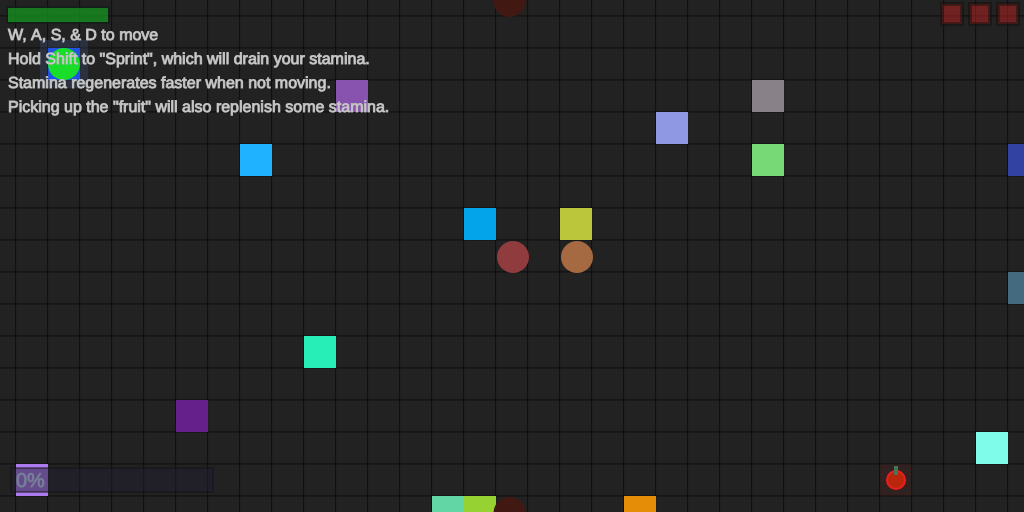
Frame 1 (no input)
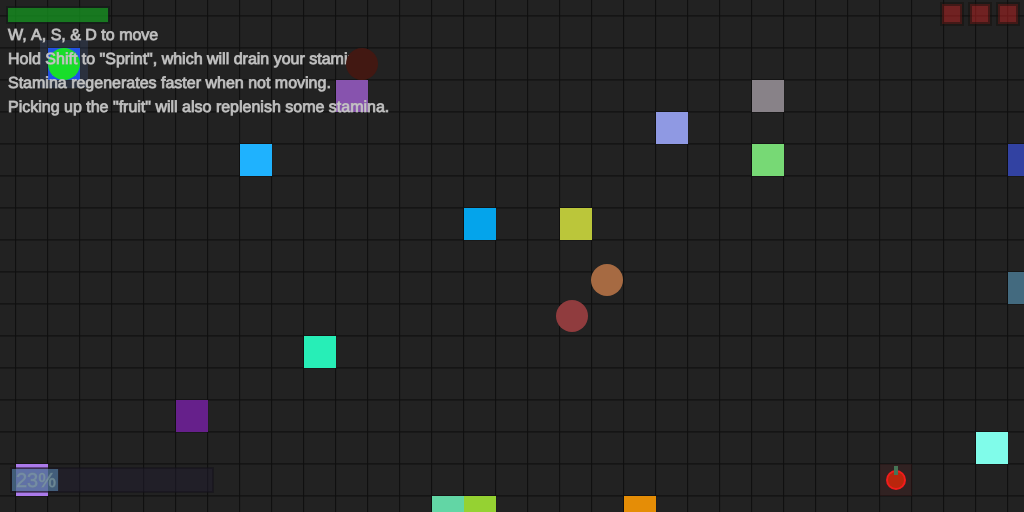
Frame 60 (no input)
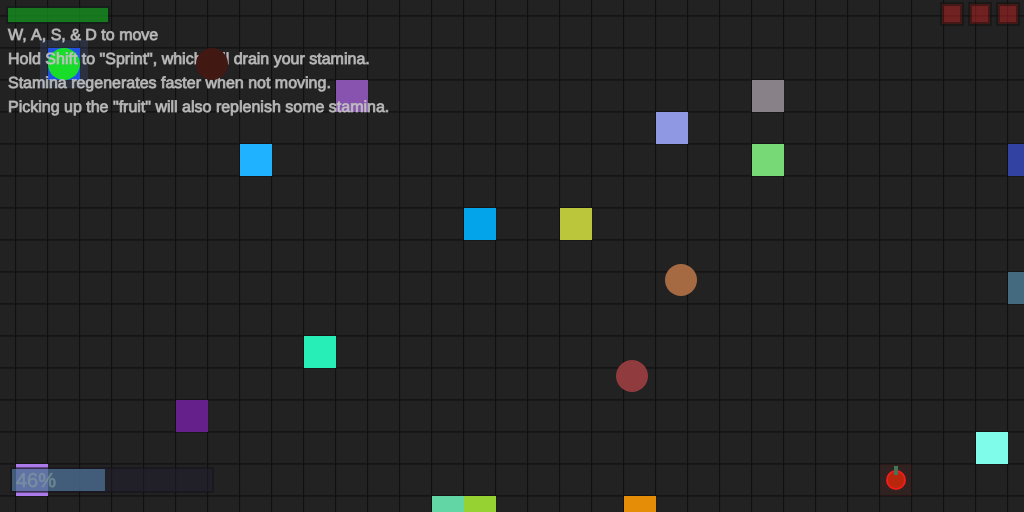
Frame 120 (the mouse pressed at the canvas centre since frame 60)

The p5.js sketch that drew these frames (run headless with seeded random() and noise() and a simulated clock; from frame 60 on, the mouse is pressed at the canvas centre):

// p5.js sketch
// ── sketch.js
var x = 64;               //  Noticed Bugs:
var y = 64;               // -Enemy pushing player into edge of canvas can cause player & enemy to overlap, getting the player somewhat stuck (not inescapable).
var playerCoords;         // -Enemy push player into/through objects.
var diameter = 32;        // -Spawning object ontop the player won't push player out (likely becuase it gets stuck being teleported back & forth between them - ?).
var radius = diameter/2;
var healthMax = 3;
var health = 3;

                              //  To Do / Additional Ideas:
var initialPlayerSpeed = 3;   //
var playerSpeed = 3;          //X Enemy Colision and winState 2 (make it possible to lose)
var playerRunSpeed = 6;       //X Mouse Object Collision
var staminaMax = 1024;        //  Deleting oldest mouse object once trying to place more than some amount
var stamina = 1024;           //  More enemies (which act differently)
var staminaConsumption = 6;   //  Timer? (Limited time or just recording how long it took to finish?)
var staminaRecovery = 2;      //X Victory Progression Bar
var playerWalkSpeed = 1;      //  More Fruit? Different Fruit?
                              //  Have enemies grow larger if they collide with the fruit.
var enemyDiameter = 32;       //X Integrate updated systems from sketch2.js (object placement, collision, background grid)
var cEnemy;                   //X Enemy collision with mouse objects.
var cEnemyR;                  //  Allow enemies to comprehend the concept of going around an obstacle.

var fruitx = (Math.floor(Math.random() * 31) + 1) * 32;
var fruity = (Math.floor(Math.random() * 15) + 1) * 32;
var fruitDiameter = 20;
var fruitCollected = 0;
var fruitStamina = 256;

var mousex;
var mousey;
let mouseObjNum = [];

var controlsOpacity = 255;
var winOpacity = 0;

var exitX = (Math.floor(Math.random() * 32) + 1) * 32;
var exitY = (Math.floor(Math.random() * 16) + 1) * 32;
var exitWin = 0;
var exitWinMax = 256;
var exitWinSpeed = 1;
var winState = 0;
var gm = false;
var pause = false;
let keyLog = [];
let keyCombo = [38, 38, 40, 40, 37, 39, 37, 39, 66, 65, 13];

let cellStates = [];
let cellCoords = [];
var cellNumber;

var tsRadius = 16;
var cCoords;
var cdistance;
var cxRDistance;
var cxLDistance;
var cyTDistance;
var cyBDistance;

var randObjNum = 16;
let randObjCoords = [];
let randObjColor = [];


class enemy {
  constructor(xCoord, yCoord, xSpeed, ySpeed, baseSpeed, speedMax, radius, color) {
    this.x = xCoord;
    this.y = yCoord;
    this.xSpeed = xSpeed;
    this.ySpeed = ySpeed;
    this.baseSpeed = baseSpeed;
    this.speedMax = speedMax;
    this.radius = radius;
    this.color = color;
  }

  movement1() {
    if (winState == 0 && pause == false) {
      if (x-1024 - this.x > this.x - x) {
        this.x -= this.xSpeed;
      } else if ((x+1024) - this.x < this.x - x) {
        this.x += this.xSpeed
      } else if (this.x < x) {
        this.x += this.xSpeed;
      } else if (this.x > x) {
        this.x -= this.xSpeed;
      }
      if (y-512 - this.y > this.y - y) {
        this.y -= this.ySpeed;
      } else if ((y+512) - this.y < this.y - y) {
        this.y += this.ySpeed
      } else if (this.y < y) {
        this.y += this.ySpeed;
      } else if (this.y > y) {
        this.y -= this.ySpeed;
      }
    }
  }

  movement2() {
    if (winState == 0 && pause == false) {
      if (Math.floor(Math.random()*256) == Math.floor(Math.random()*256)) {
        this.xSpeed += 1;
      }
      if (Math.floor(Math.random()*256) == Math.floor(Math.random()*256)) {
        this.xSpeed -= 1;
      }
      if (Math.floor(Math.random()*256) == Math.floor(Math.random()*256)) {
        this.ySpeed += 1;
      }
      if (Math.floor(Math.random()*256) == Math.floor(Math.random()*256)) {
        this.ySpeed -= 1;
      }

      if (this.xSpeed > this.speedMax || this.xSpeed < -this.speedMax) {
        this.xSpeed = 0;
        this.ySpeed *= -1;
      }
      if (this.ySpeed > this.speedMax || this.ySpeed < -this.speedMax) {
        this.ySpeed = 0;
        this.xSpeed *= -1;
      }

      this.x += this.xSpeed;
      this.y += this.ySpeed;
    }
  }

  rubberband() {
    if (this.x < x) {
      this.speed = this.baseSpeed + ((x - this.x)/512);
    } else if (this.x > x) {
      this.speed = this.baseSpeed + ((this.x - x)/512);
    }
    if (this.y < y) {
      this.speed = this.baseSpeed + ((y - this.y)/256);
    } else if (this.y > y) {
      this.speed = this.baseSpeed + ((this.y - y)/256);
    }

    if (this.xspeed > this.speedMax+.2) {
      this.xSpeed = this.speedMax;
    } else if (this.xSpeed < -this.speedMax-.2) {
      this.xSpeed = -this.speedMax;
    } // Neither of these if statements should ever do anything, but I put them here as a failsafe.
    if (this.ySpeed > this.speedMax+.2) {
      this.ySpeed = this.speedMax;
    } else if (this.ySpeed < -this.speedMax-.2) {
      this.ySpeed = -this.speedMax;
    }
  }

  display() {
    fill(this.color.x, this.color.y, this.color.z);
    circle(this.x, this.y, this.radius*2);
    circle(this.x-1024, this.y, this.radius*2);
    circle(this.x+1024, this.y, this.radius*2);
    circle(this.x, this.y-512, this.radius*2);
    circle(this.x, this.y+512, this.radius*2);
  }

  mapWrap() {
    if (this.y > 512) {
      this.y = 1;
    } else if (this.y < 0) {
      this.y = 511;
    }
    if (this.x > 1024) {
      this.x = 1;
    } else if (this.x < 0) {
     this.x = 1023;
    }
  }

} // end of enemy class

var newEnemy1;
var newEnemy2;
var newEnemy3;


//--------------------------------------------------------------------------------------------------------------------------------|Debugging
function keyPressed() {
  if (key == 'p') {
    console.log('Player x range: ' + (x-(diameter/2)) + ' - ' + (x+(diameter/2)) + '; Player y range: ' + (y-(diameter/2)) + ' - ' + (y+(diameter/2)));
    //console.log('Player y range: ' + (y-(diameter/2)) + ' - ' + (y+(diameter/2)));
  } else if (key == 'o') {
    console.log('Fruit x range: ' + (fruitx-(fruitDiameter/2)) + ' - ' + (fruitx+(fruitDiameter/2)) + '; Fruit y range: ' + (fruity-(fruitDiameter/2)) + ' - ' + (fruity+(fruitDiameter/2)));
    //console.log('Fruit y range: ' + (fruity-(fruitDiameter/2)) + ' - ' + (fruity+(fruitDiameter/2)));
  } else if (key == 'l') {
    console.log('Player x location: ' + x + '; Player y location: ' + y);
  } else if (key == 'k') {
    console.log('Fruit x location: ' + fruitx + '; Fruit y location: ' + fruity);
  } else if (key == 'i') {
    //console.log((Math.floor(Math.random() * 10) + 1) * 32);
    console.log(Math.floor(Math.random() * 16) + 1);
    console.log((Math.floor(Math.random() * 6) + 1) * 16);
  } else if (key == 'u') {
    //console.log(cellStates.length);
    //console.log(cellStates);
    console.log(occupiedCell(x, y).x/32 + ',' + occupiedCell(x, y).y/32);
  } else if (key == 'j') {
    if (pause == false) {
      pause = 1;
    } else {  // toggles enemy movement - updated to not mess with winState & no longer pause enemy-player collision
      pause = 0;
    }
  } else if (key == 'g') {
    if (gm == false) {
      gm = true;
    } else {  // toggles enemy-player collision
      gm = false;
    }
  }

// functionally this doesn't really serve a purpose, I just wanted to see if I could detect a series of specific inputs
  if ((keyCode == 38 || keyLog[0] == 38) && keyLog.length < 11) {
    let newLength = keyLog.push(keyCode);
    console.log(keyLog);
  } else if (keyLog.length == 11) {
    var count = 0; // I originally just had if (keyLog == keyCombo, but that didn't seem to work.)
    for (var i = 0; i < 11; i++) {
      if (keyLog[i] == keyCombo[i]) {
        count++;
      }
    }
    if (count == 11) {
      gm = true;
      //console.log("gm enabled");
    } else {
      //console.log(keyLog);
      keyLog = [];
      count == 0;
    }
  }
}


//--------------------------------------------------------------------------------------------------------------------------------|Mouse Detect Selected Cell
function mouseClicked() {
  mousex = mouseX;
  mousey = mouseY;
  //console.log('Mouse x: ' + mouseX + '; Mouse y: ' + mouseY);
  for (var z = 0; z <= 512; z += 32) {
    for (var i = 0; i <= 1024; i += 32) {
      if (mousex>=i-16 && mousex<i+16 && mousey>=z-16 && mousey<z+16) {
        mouseCellX = i;
        mouseCellY = z;
        console.log('Mouse Cell X: ' + mouseCellX + '; Mouse Cell Y: ' + mouseCellY);
        let pos = cellCoords.indexOf(mouseCellX/32 + ',' + mouseCellY/32);
        console.log("CellCoords Index: " + pos);

        if (keyIsDown(17) && cellStates[pos]==0) {
          cellStates[pos] = 1;
        } else if (keyIsDown(17) && cellStates[pos]==1) {
          cellStates[pos] = 0;
        } else if (cellStates[pos]==0 && cellStates[pos-34]==0 && cellStates[pos-33]==0 && cellStates[pos-32]==0 && cellStates[pos-1]==0 && cellStates[pos+1]==0 && cellStates[pos+32]==0 && cellStates[pos+33]==0 && cellStates[pos+34]==0) {
          cellStates[pos] = 1;
          cellStates[pos-34] = 1;
          cellStates[pos-33] = 1;
          cellStates[pos-32] = 1;
          cellStates[pos-1] = 1;
          cellStates[pos+1] = 1;
          cellStates[pos+32] = 1;
          cellStates[pos+33] = 1;
          cellStates[pos+34] = 1;
        } else {
          if (cellStates[pos]==1) {cellStates[pos] = 0;}
          if (cellStates[pos-34]==1) {cellStates[pos-34] = 0;}
          if (cellStates[pos-33]==1) {cellStates[pos-33] = 0;}
          if (cellStates[pos-32]==1) {cellStates[pos-32] = 0;}
          if (cellStates[pos-1]==1) {cellStates[pos-1] = 0;}
          if (cellStates[pos+1]==1) {cellStates[pos+1] = 0;}
          if (cellStates[pos+32]==1) {cellStates[pos+32] = 0;}
          if (cellStates[pos+33]==1) {cellStates[pos+33] = 0;}
          if (cellStates[pos+34]==1) {cellStates[pos+34] = 0;}
        }
        console.log("CellState: " + cellStates[pos]);
      }
    }
  }
}


//--------------------------------------------------------------------------------------------------------------------------------|Setup Function
function setup() {
  createCanvas(1024, 512);

  newEnemy1 = new enemy(512, 512, 2.5, 2.5, 2.5, 4, 16, createVector(66, 24, 18));
  newEnemy2 = new enemy(576, 256, 1, 1, 1, 5, 16, createVector(166, 106, 66));
  newEnemy3 = new enemy(512, 256, 1, 1, 1, 5, 16, createVector(144, 60, 62));

  for (var yCoord = 0; yCoord <= 16; yCoord++) {
    for (var xCoord = 0; xCoord <= 32; xCoord++) {
      let newLength = cellStates.push(0);
    } // Both cellStates and the cellCoords have a length of 561.
  }

  for (var yCoord = 0; yCoord <= 16; yCoord++) {
    for (var xCoord = 0; xCoord <= 32; xCoord++) {
      let newLength = cellCoords.push(xCoord + ',' + yCoord);
    } // Fills the cellCoords array with the x & y coordinate for each array item, which can then be referenced to return the index number.
  }   // The index number can then be put into cellStates to find and/or edit the item associated with the appropriate cell.

  RandObjLocations();
}

//--------------------------------------------------------------------------------------------------------------------------------|Draw Function
function draw() {
  background(32);
  playerCoords = createVector(x, y);

  debugGrid();
  debugShowOccupiedCell(x, y);

  createFruit();
  createMouseObject();
  createRandObjects();
  createExit();
  createPlayer();

  //createEnemy1();
  //createEnemy2();

  createStaminaBar();
  createWinProgressBar();
  createControlsText();
  createWinText();

  staminaSystem();
  healthSystem();
  playerMovement();
  mapWrapPlayer();

  collisionFruit();
  collisionExit();
  collisionEnemyObjects();
  collisionEnemy2Objects();
  if (gm == false) {
    collisionEnemyPlayer(newEnemy1);
    collisionEnemyPlayer(newEnemy2);
    collisionEnemyPlayer(newEnemy3);
  }

  if (pause == false) {
    newEnemy1.movement1();
    newEnemy2.movement2();
    newEnemy3.movement2();
  }

  newEnemy1.rubberband();
  newEnemy1.mapWrap();
  newEnemy1.display();
  newEnemy2.rubberband();
  newEnemy2.mapWrap();
  newEnemy2.display();
  newEnemy3.rubberband();
  newEnemy3.mapWrap();
  newEnemy3.display();

  newPlayerObjectCollision();

  //debugCellNumbering();
  debugShowNearCollidableObjects()

} // Draw Function Closing


//--------------------------------------------------------------------------------------------------------------------------------|Collision Detection
function collisionDetection(t1Coords, t1Radius, t2Coords, t2Radius) {
  var t1XpR = t1Coords.x + t1Radius; // target1 x coordinate plus radius
  var t1XmR = t1Coords.x - t1Radius; // target1 x coordinate minus radius
  var t1YpR = t1Coords.y + t1Radius; // target1 y coordinate plus radius
  var t1YmR = t1Coords.y - t1Radius; // target1 y coordinate minus radius

  var t2XpR = t2Coords.x + t2Radius; // target2 x coordinate plus radius
  var t2XmR = t2Coords.x - t2Radius; // target2 x coordinate minus radius
  var t2YpR = t2Coords.y + t2Radius; // target2 y coordinate plus radius
  var t2YmR = t2Coords.y - t2Radius; // target2 y coordinate minus radius

  var xnDist = (t1XpR) - (t2XmR); // X coordinate negative distance
  var xpDist = (t2XpR) - (t1XmR); // X coordinate Positive distance
  var ynDist = (t1YpR) - (t2YmR); // Y coordinate negative distance
  var ypDist = (t2YpR) - (t1YmR); // Y coordinate Positive distance
  var returnDist = createVector(0, 0);

  if (t1XpR >= t2XmR && t1XmR <= t2XpR && t1YpR >= t2YmR && t1YmR <= t2YpR) {
    if (t1Coords.x < t2Coords.x && t1Coords.y+2 > t2YmR && t1Coords.y-2 < t2YpR) {
      //x -= xnDist;
      returnDist.x = -xnDist;
    } else if (t1Coords.x > t2Coords.x && t1Coords.y+2 > t2YmR && t1Coords.y-2 < t2YpR) {
      //x += xpDist;
      returnDist.x = xpDist;
    }
    if (t1Coords.y < t2Coords.y && t1Coords.x+2 > t2XmR && t1Coords.x-2 < t2XpR) {
      //y -= ynDist;
      returnDist.y = -ynDist;
    } else if (t1Coords.y > t2Coords.y && t1Coords.x+2 > t2XmR && t1Coords.x-2 < t2XpR) {
      //y += ypDist;
      returnDist.y = ypDist;
    }
  } else {
    returnDist.x = 0;
    returnDist.y = 0;
  }
  return returnDist;
}

//--------------------------------------------------------------------------------------------------------------------------------|New Object Collision
function newObjectCollision(oxCoord, oyCoord, oRadius) {
  for (var xi = -1; xi <= 1; xi++) {
    for (var yi = -1; yi <= 1; yi++) {
      let cellIndex = cellCoords.indexOf((occupiedCell(oxCoord, oyCoord).x/32)+xi + ',' + (occupiedCell(oxCoord, oyCoord).y/32)+yi);
      if (cellStates[cellIndex] != 0) {
        //var occX = occupiedCell(oxCoord, oyCoord).x + xi;
        //var occY = occupiedCell(oxCoord, oyCoord).y + yi;
        var xReturn = collisionDetection(createVector(oxCoord, oyCoord), oRadius, createVector(occX, occY), tsRadius).x;
        var yReturn = collisionDetection(createVector(oxCoord, oyCoord), oRadius, createVector(occX, occY), tsRadius).y;
        return createVector(xReturn, yReturn);
        //return collisionDetection(createVector(oxCoord, oyCoord), oRadius, createVector(occX, occY), tsRadius);
      } else {
        return 0;
      }
    }
  }
}

function newPlayerObjectCollision() {
  for (var xi = -1; xi <= 1; xi++) {
    for (var yi = -1; yi <= 1; yi++) {
      let cellIndex = cellCoords.indexOf((occupiedCell(x, y).x/32+xi) + ',' + (occupiedCell(x, y).y/32+yi));
      if (cellStates[cellIndex] != 0) {
        var occX = occupiedCell(x, y).x + (xi*32);
        var occY = occupiedCell(x, y).y + (yi*32);
        //var xReturn = collisionDetection(createVector(oxCoord, oyCoord), oRadius, createVector(occX, occY), tsRadius).x;
        //var yReturn = collisionDetection(createVector(oxCoord, oyCoord), oRadius, createVector(occX, occY), tsRadius).y;
        //return createVector(xReturn, yReturn);
        x += collisionDetection(createVector(x, y), radius, createVector(occX, occY), tsRadius).x;
        y += collisionDetection(createVector(x, y), radius, createVector(occX, occY), tsRadius).y;
      }
    }
  }
}

/*(this was just me trying to figure out the for statements needed to test surrounding cells)
[00][10][20][30][40]
[01][11][21][31][41]  [--][=-][+-]
[02][12][22][32][42]  [-=][==][+=]
[03][13][23][33][43]  [-+][=+][++]
[04][14][24][34][44]
-1,-1; -1,0; -1,1; 0,-1; 0,0; 0,1; 1,-1; 1,0; 1,1
*/

//--------------------------------------------------------------------------------------------------------------------------------|Debug - Grid
function debugGrid() {
  for (var xi = 0; xi <= 1024; xi += 32) {
    for (var yi = 0; yi <= 512; yi += 32) {
      fill(34, 34, 34, 255);
      stroke(16, 16, 16, 255);
      strokeWeight(1);
      square(xi-16, yi-16, 32);
    }
  }
  strokeWeight(0);
}

//--------------------------------------------------------------------------------------------------------------------------------|Debug - Cell Numbering
function debugCellNumbering() {
  for (var xi = 0; xi <= 1024; xi += 32) {
    for (var yi = 0; yi <= 512; yi += 32) {
      fill(4, 4, 4, 128);
      textSize(12);
      text(xi/32 + ',' + yi/32, xi-16,yi+14);
    }
  }
}

//--------------------------------------------------------------------------------------------------------------------------------|Debug - Show Occupied Cell
function debugShowOccupiedCell(xc, yc) {
  var occupiedCellX;
  var occupiedCellY;
  if (xc % 32 <= 16) {
    occupiedCellX = xc - (xc % 32);
  } else if (xc % 32 > 16) {
    occupiedCellX = xc + (32 - (xc % 32));
  }
  if (yc % 32 <= 16) {
    occupiedCellY = yc - (yc % 32);
  } else if (yc % 32 > 16) {
    occupiedCellY = yc + (32 - (yc % 32));
  }
  fill(66, 188, 244, 44)
  square(occupiedCellX-16, occupiedCellY-16, 32);
}

//--------------------------------------------------------------------------------------------------------------------------------|Debug - Show Near Collidable Objects
function debugShowNearCollidableObjects() {
  for (var xi = -1; xi <= 1; xi++) {
    for (var yi = -1; yi <= 1; yi++) {
      let cellIndex = cellCoords.indexOf((occupiedCell(x, y).x/32+xi) + ',' + (occupiedCell(x, y).y/32+yi));
      if (cellStates[cellIndex] != 0) {
        fill(0,0,0,0);
        stroke(255, 255, 255, 128);
        strokeWeight(4);
        square((occupiedCell(x, y).x+(xi*32))-14, (occupiedCell(x, y).y+(yi*32))-14, 28);
      }
    }
  }
}

//--------------------------------------------------------------------------------------------------------------------------------|Player Occupied Cell
function occupiedCell(xc, yc) { // After a fair bit of testing I finally came up with this method of getting exact cell coordinates without needing to test every possible cell.
  var occupiedCellX;    // This is done using the modulus operator, and I imagine should be much better for performance (though likely unnoticable with as simple a program as this).
  var occupiedCellY;
  if (xc % 32 <= 16) {
    occupiedCellX = xc - (xc % 32);
  } else if (xc % 32 > 16) {
    occupiedCellX = xc + (32 - (xc % 32));
  }
  if (yc % 32 <= 16) {
    occupiedCellY = yc - (yc % 32);
  } else if (yc % 32 > 16) {
    occupiedCellY = yc + (32 - (yc % 32));
  }
  return createVector(occupiedCellX, occupiedCellY);
}


//--------------------------------------------------------------------------------------------------------------------------------|Create - Mouse Object
function createMouseObject() {
  for (var yi = 0; yi <= 16; yi++) {
    for (var xi = 0; xi <= 32; xi++) {
      let cellIndex = cellCoords.indexOf(xi + ',' + yi);
      var xPos = xi*32;
      var yPos = yi*32;
      if (cellStates[cellIndex] == 1) {
        fill(98, 98, 98);
        square(xPos-tsRadius, yPos-tsRadius, tsRadius*2);
        //let newLength = mouseObjNum.push(createVector(xi, yi));
      } else if (cellStates[cellIndex] == 2) {
        //fill(108, 104, 82);
        //square(xPos-16, yPos-16, tsRadius*2);
      }

      if (cellStates[cellIndex]!=0 && fruitx>=xPos-tsRadius && fruitx<=xPos+tsRadius && fruity>=yPos-tsRadius && fruity<=yPos+tsRadius) {
        fruitx = (Math.floor(Math.random() * 31) + 1) * 32;
        fruity = (Math.floor(Math.random() * 15) + 1) * 32;
      } // Insures fruit will not overlap with mouse objects - Updated to be compatible w/ new mouse object system.

    }
  }
}

//--------------------------------------------------------------------------------------------------------------------------------|Random Object Locations
function RandObjLocations() {
  while (randObjCoords.length < randObjNum) {
    var randX = (Math.floor(Math.random() * 32) + 1) * 32;
    var randY = (Math.floor(Math.random() * 16) + 1) * 32;
    var randR = Math.floor(Math.random() * 256);
    var randG = Math.floor(Math.random() * 256);
    var randB = Math.floor(Math.random() * 256);
    var randSize = (Math.floor(Math.random() * 6) + 1) * 16;

    if (randObjCoords.indexOf(createVector(randX, randY)) == -1 && (randX != exitX && randY != exitY)) {
      let newLength = randObjCoords.push(createVector(randX, randY, randSize));
      let newLength2 = randObjColor.push(createVector(randR, randG, randB));

      let cellIndex = cellCoords.indexOf(randX/32 + ',' + randY/32);
      cellStates[cellIndex] = 2;
    }

  }
  console.log(randObjCoords);
  console.log(randObjCoords.length);
}

//--------------------------------------------------------------------------------------------------------------------------------|Create - Random Objects
function createRandObjects() {
  for (var i = 0; i < randObjCoords.length; i++) {
    fill (randObjColor[i].x, randObjColor[i].y, randObjColor[i].z);
    square(randObjCoords[i].x-16, randObjCoords[i].y-16, 32);
    // I added randomized sizes to these objects, but then I realized my colission system currently only supports the one size of collision box.
    //square(randObjCoords[i].x-(randObjCoords[i].z/2), randObjCoords[i].y-(randObjCoords[i].z/2), randObjCoords[i].z);
  }
}


//--------------------------------------------------------------------------------------------------------------------------------|Create - Exit
function createExit() {
  fill(92, 128, 212, 40);
  square(exitX-24, exitY-24, 48);
  fill(34, 82, 228);
  square(exitX-16, exitY-16, 32);
  fill(58, 102, 216);
  square(exitX-12, exitY-12, 24);
  fill(112, 190, 224);
  square(exitX-4, exitY-4, 8);
}

//--------------------------------------------------------------------------------------------------------------------------------|Create - Fruit
function createFruit() {
  fill(208, 36, 36, 22);
  square(fruitx-16, fruity-16, 32);
  fill(242, 28, 28);
  circle(fruitx, fruity, fruitDiameter);
  fill(186, 38, 12);
  circle(fruitx, fruity, fruitDiameter-4);
  fill(70, 117, 86);
  rect(fruitx-2, fruity-14, 4, 9);
}

//--------------------------------------------------------------------------------------------------------------------------------|Create - Player
function createPlayer() {
  fill(24, 222, 42);
  circle(x, y, diameter);
  circle(x-1024, y, diameter); // these additional circles simply visualize the teleporting that will happen when reaching the edge
  circle(x+1024, y, diameter);
  circle(x, y-512, diameter);
  circle(x, y+512, diameter);
}


//--------------------------------------------------------------------------------------------------------------------------------|Create - Stamina Bar
function createStaminaBar() {
  stroke(14, 22, 18, 120);
  strokeWeight(2);
  fill(24, 48, 32, 128);
  rect(7,7, 102,16);
  strokeWeight(0);
  fill(20, 200, 32, 128);
  rect(8,8, (stamina / staminaMax) * 100,14);
}

//--------------------------------------------------------------------------------------------------------------------------------|Create - Win Progress Bar
function createWinProgressBar() {
  stroke(18, 16, 24, 120);
  strokeWeight(2);
  fill(32, 28, 46, 128);
  rect(11,468, 202,24);
  strokeWeight(0);
  fill(92, 142, 186, 144);
  rect(12,469, (exitWin / exitWinMax) * 200,22);

  stroke(120, 142, 144, 144);
  strokeWeight(1);
  textSize(20);
  fill(134, 166, 172, 120);
  text((Math.floor(exitWin/exitWinMax*100)) + "%", 16,487);
}

//--------------------------------------------------------------------------------------------------------------------------------|Create - Controls Text
function createControlsText() {
  fill(202, 202, 202, controlsOpacity -= .2);
  stroke(180, 180, 180, controlsOpacity -= .2);
  strokeWeight(1);
  textSize(16);
  text("W, A, S, & D to move", 8,40);
  text('Hold Shift to "Sprint", which will drain your stamina.', 8,64);
  text('Stamina regenerates faster when not moving.', 8,88);
  text('Picking up the "fruit" will also replenish some stamina.', 8,112);
}

//--------------------------------------------------------------------------------------------------------------------------------|Create - Win Text
function createWinText() {
  fill(198, 180, 184, winOpacity);
  stroke(160, 172, 184, winOpacity);
  textSize(64);
  text("You Escaped!", 318, 78);
  strokeWeight(0);
}


//--------------------------------------------------------------------------------------------------------------------------------|Stamina System
function staminaSystem() {
  if (keyIsDown(83) || keyIsDown(87) || keyIsDown(68) || keyIsDown(65)) {
    staminaRecovery = 2;
  } else if (keyIsDown(37) || keyIsDown(38) || keyIsDown(39) || keyIsDown(40) || stamina < (staminaMax * .4)){
    staminaRecovery = 4;
  } else {
    staminaRecovery = 6;
  }

  if (keyIsDown(16) && (keyIsDown(83) || keyIsDown(87) || keyIsDown(68) || keyIsDown(65))) {
    if (stamina > 0) {
      playerSpeed = playerRunSpeed;
      stamina -= staminaConsumption;
    } else {
      playerSpeed = initialPlayerSpeed;
    }
  } else {
    playerSpeed = initialPlayerSpeed;
    if (stamina < staminaMax) {
      stamina += staminaRecovery;
    }
  }
}

//--------------------------------------------------------------------------------------------------------------------------------|Health Icon
function healthIcon(xPos, yPos) {
  fill(189, 34, 34, 128);
  stroke(20, 16, 12, 128);
  strokeWeight(4);
  rect(xPos,yPos, 20,20);
}

//--------------------------------------------------------------------------------------------------------------------------------|Health System
function healthSystem() {
  if (health == 0) {
    winState = 2;
    fill(198, 180, 184, 220);
    stroke(160, 172, 184, 200);
    strokeWeight(1);
    textSize(64);
    text("defeat", 318, 78);
  } else if (health == 1) {
    healthIcon(998,4);
  } else if (health == 2) {
    fill(189, 34, 34, 128);
    healthIcon(998,4);
    healthIcon(970,4);
  } else if (health == 3) {
    fill(189, 34, 34, 128);
    healthIcon(998,4);
    healthIcon(970,4);
    healthIcon(942,4);
  }
  strokeWeight(0);
}

//--------------------------------------------------------------------------------------------------------------------------------|Movement - Player
function playerMovement() {
  if (keyIsDown(83) || keyIsDown(87) || keyIsDown(68) || keyIsDown(65)) {
    if (keyIsDown(83) && keyIsDown(68)) {
      y += playerSpeed;
      x += playerSpeed;
    } else if (keyIsDown(83) && keyIsDown(65)) {
      y += playerSpeed;
      x -= playerSpeed;
    } else if (keyIsDown(87) && keyIsDown(65)) {
      y -= playerSpeed;
      x -= playerSpeed;
    } else if (keyIsDown(87) && keyIsDown(68)) {
      y -= playerSpeed;
      x += playerSpeed;
    } else if (keyIsDown(83)) {
      y += playerSpeed;
    } else if (keyIsDown(87)) {
      y -= playerSpeed;
    } else if (keyIsDown(68)) {
      x += playerSpeed;
    } else if (keyIsDown(65)) {
      x -= playerSpeed;
    }
  } else { // this just allows for slower movement with arrow keys, mostly for testing purposes
    if (keyIsDown(40) && keyIsDown(39)) {
      y += playerWalkSpeed;
      x += playerWalkSpeed;
    } else if (keyIsDown(40) && keyIsDown(37)) {
      y += playerWalkSpeed;
      x -= playerWalkSpeed;
    } else if (keyIsDown(38) && keyIsDown(37)) {
      y -= playerWalkSpeed;
      x -= playerWalkSpeed;
    } else if (keyIsDown(38) && keyIsDown(39)) {
      y -= playerWalkSpeed;
      x += playerWalkSpeed;
    } else if (keyIsDown(40)) {
      y += playerWalkSpeed;
    } else if (keyIsDown(38)) {
      y -= playerWalkSpeed;
    } else if (keyIsDown(39)) {
      x += playerWalkSpeed;
    } else if (keyIsDown(37)) {
      x -= playerWalkSpeed;
    }
  }
}


//--------------------------------------------------------------------------------------------------------------------------------|Map Wrap - Player
function mapWrapPlayer() {
  if (y > 512) {
    y = 0;
  } else if (y < 0) {
    y = 512;
  }
  if (x > 1024) {
    x = 0;
  } else if (x < 0) {
   x = 1024;
  }
}


//--------------------------------------------------------------------------------------------------------------------------------|Collision Player-Fruit
function collisionFruit() {
  if (x+(diameter/2) >= (fruitx-(fruitDiameter/2)) && x-(diameter/2) <= (fruitx+(fruitDiameter/2)) && y+(diameter/2) >= (fruity-(fruitDiameter/2)) && y-(diameter/2) <= (fruity+(fruitDiameter/2))) {
    fruitx = (Math.floor(Math.random() * 31) + 1) * 32; // gives a value between 32 and 1024 in increments of 32 (I think)
    fruity = (Math.floor(Math.random() * 15) + 1) * 32; // gives a value between 32 and 512 in increments of 32 (I think)
    fruitCollected++;
    if (stamina < staminaMax-fruitStamina) {
      stamina += fruitStamina;
    } else {
      stamina = staminaMax
    } // ensures fruit cannot give more than the maximum stamina value - Updated to be compatible with changing variable values
    console.log('Fruit Collision #' + fruitCollected);
    console.log('Fruit X: ' + fruitx + '; ' + ' Fruit Y: ' + fruity);
  }
}

//--------------------------------------------------------------------------------------------------------------------------------|Collision Player-Exit
function collisionExit() {
  if (x+radius >= exitX-16 && x-radius <= exitX+16 && y+radius >= exitY-16 && y-radius <= exitY+16) {
    if (exitWin < exitWinMax && winState != 1) {  // Updated to also check winState as to not spam console with messages
      exitWin += exitWinSpeed;
      console.log('Exit Collision');
    } else {
      winOpacity = 255;
      winState = 1;
    }
  }
}


//--------------------------------------------------------------------------------------------------------------------------------|Collision - Enemy-Player
function collisionEnemyPlayer(cEnemy) {
  if (x+radius>=cEnemy.x-cEnemy.radius && x-radius<=cEnemy.x+cEnemy.radius && y+radius>=cEnemy.y-cEnemy.radius && y-radius<=cEnemy.y+cEnemy.radius && winState!=1) {
    console.log('Collision with Enemy');
    if (x<cEnemy.x && y>cEnemy.y-cEnemy.radius && y<cEnemy.y+cEnemy.radius) {
      x -= diameter;
    } else if (x>cEnemy.x && y>cEnemy.y-cEnemy.radius && y<cEnemy.y+cEnemy.radius) {
      x += diameter;
    }
    if (y<cEnemy.y && x>cEnemy.x-cEnemy.radius && x<cEnemy.x+cEnemy.radius) {
      y -= diameter;
    } else if (y>cEnemy.y && x>cEnemy.x-cEnemy.radius && x<cEnemy.x+cEnemy.radius) {
      y += diameter;
    }

    if (health > 0) {
      health -= 1;
    }
    console.log("Player Health: " + health);
  }
}

//--------------------------------------------------------------------------------------------------------------------------------|Collision - Enemy-Objects
function collisionEnemyObjects() {
  for (var z = 0; z <= 16; z++) {
    for (var i = 0; i <= 32; i++) {
      cEnemyR = enemyDiameter/2;

      let cellIndex = cellCoords.indexOf(i + ',' + z);
      var cCoordsE = createVector(i*32, z*32);
      var cxLDistanceE = (newEnemy1.x+cEnemyR)-(cCoordsE.x-tsRadius);
      var cxRDistanceE = (cCoordsE.x+tsRadius)-(newEnemy1.x-cEnemyR);
      var cyTDistanceE = (newEnemy1.y+cEnemyR)-(cCoordsE.y-tsRadius);
      var cyBDistanceE = (cCoordsE.y+tsRadius)-(newEnemy1.y-cEnemyR);

      if (newEnemy1.x+cEnemyR >= cCoordsE.x-tsRadius && newEnemy1.x-cEnemyR <= cCoordsE.x+tsRadius && newEnemy1.y+cEnemyR >= cCoordsE.y-tsRadius && newEnemy1.y-cEnemyR <= cCoordsE.y+tsRadius && cellStates[cellIndex] != 0) {
        //console.log('Enemy collision with cell [' + cellStates[cellIndex] + "]: " + i*32 + ',' + z*32);

        if (newEnemy1.x<cCoordsE.x && newEnemy1.y>cCoordsE.y-tsRadius && newEnemy1.y<cCoordsE.y+tsRadius) {
          newEnemy1.x -= cxLDistanceE;
        } else if (newEnemy1.x>cCoordsE.x && newEnemy1.y>cCoordsE.y-tsRadius && newEnemy1.y<cCoordsE.y+tsRadius) {
          newEnemy1.x += cxRDistanceE;
        }
        if (newEnemy1.y<cCoordsE.y && newEnemy1.x>cCoordsE.x-tsRadius && newEnemy1.x<cCoordsE.x+tsRadius) {
          newEnemy1.y -= cyTDistanceE;
        } else if (newEnemy1.y>cCoordsE.y && newEnemy1.x>cCoordsE.x-tsRadius && newEnemy1.x<cCoordsE.x+tsRadius) {
          newEnemy1.y += cyBDistanceE;
        }
      }
    }
  }
}

function collisionEnemy2Objects() {
  for (var z = 0; z <= 16; z++) {
    for (var i = 0; i <= 32; i++) {
      cEnemyR = enemyDiameter/2;

      let cellIndex = cellCoords.indexOf(i + ',' + z);
      var cCoordsE = createVector(i*32, z*32);
      var cxLDistanceE = (newEnemy2.x+cEnemyR)-(cCoordsE.x-tsRadius);
      var cxRDistanceE = (cCoordsE.x+tsRadius)-(newEnemy2.x-cEnemyR);
      var cyTDistanceE = (newEnemy2.y+cEnemyR)-(cCoordsE.y-tsRadius);
      var cyBDistanceE = (cCoordsE.y+tsRadius)-(newEnemy2.y-cEnemyR);

      if (newEnemy2.x+cEnemyR >= cCoordsE.x-tsRadius && newEnemy2.x-cEnemyR <= cCoordsE.x+tsRadius && newEnemy2.y+cEnemyR >= cCoordsE.y-tsRadius && newEnemy2.y-cEnemyR <= cCoordsE.y+tsRadius && cellStates[cellIndex] != 0) {
        //console.log('Enemy collision with cell [' + cellStates[cellIndex] + "]: " + i*32 + ',' + z*32);

        if (newEnemy2.x<cCoordsE.x && newEnemy2.y>cCoordsE.y-tsRadius && newEnemy2.y<cCoordsE.y+tsRadius) {
          newEnemy2.x -= cxLDistanceE;
        } else if (newEnemy2.x>cCoordsE.x && newEnemy2.y>cCoordsE.y-tsRadius && newEnemy2.y<cCoordsE.y+tsRadius) {
          newEnemy2.x += cxRDistanceE;
        }
        if (newEnemy2.y<cCoordsE.y && newEnemy2.x>cCoordsE.x-tsRadius && newEnemy2.x<cCoordsE.x+tsRadius) {
          newEnemy2.y -= cyTDistanceE;
        } else if (newEnemy2.y>cCoordsE.y && newEnemy2.x>cCoordsE.x-tsRadius && newEnemy2.x<cCoordsE.x+tsRadius) {
          newEnemy2.y += cyBDistanceE;
        }
      }
    }
  }
}
